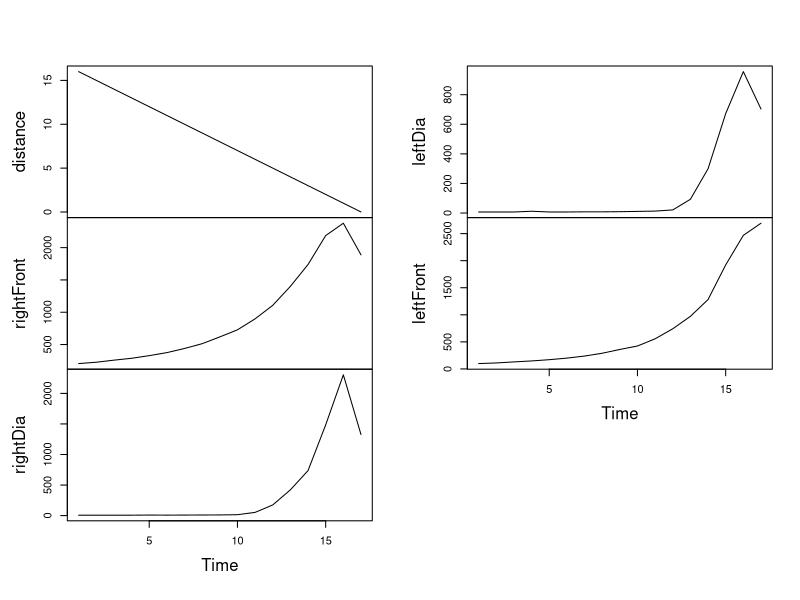

Source code (R):
## ---- chunk 1
# read data
input <- read.csv(file = "./inputs/microMouseSensor.csv", header = TRUE)
input
## ---- chunk 2
# change input list to time series
tsinput <- ts(input)
print(tsinput)
# plot
plot(tsinput, main = "")
